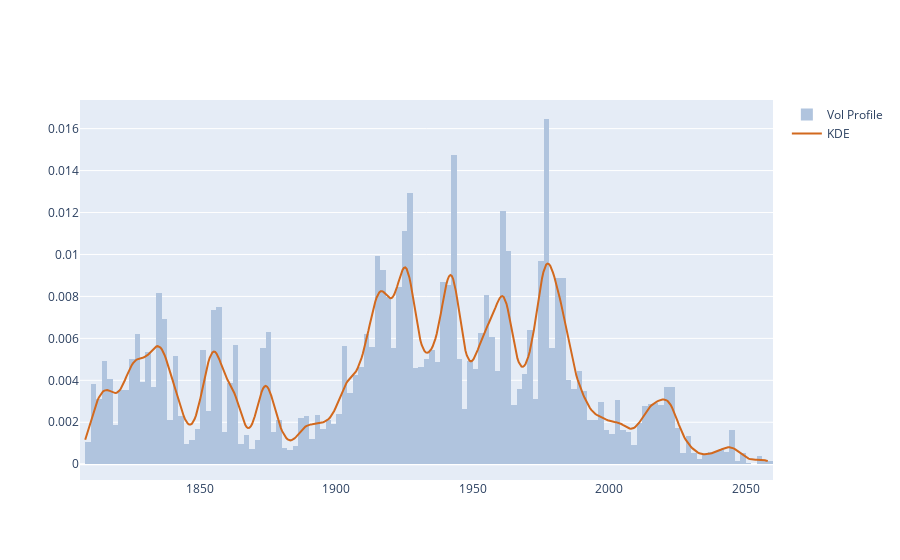

Write notebook code for a chart like this one.
### Code cell
kde_factor = 0.05
num_samples = 500
kde = stats.gaussian_kde(close,weights=volume,bw_method=kde_factor)
xr = np.linspace(close.min(),close.max(),num_samples)
kdy = kde(xr)
ticks_per_sample = (xr.max() - xr.min()) / num_samples

def get_dist_plot(c, v, kx, ky):
    fig = go.Figure()
    fig.add_trace(go.Histogram(name='Vol Profile', x=c, y=v, nbinsx=150, 
                               histfunc='sum', histnorm='probability density',
                               marker_color='#B0C4DE'))
    fig.add_trace(go.Scatter(name='KDE', x=kx, y=ky, mode='lines', marker_color='#D2691E'))
    return fig

get_dist_plot(close, volume, xr, kdy).show()

### Figure 1 — Plotly figure (JSON) as saved in the notebook; plotly's stock layout.template omitted (floating-point values rounded to 4 significant figures; data arrays with more than 128 entries replaced by an {"elided": "..."} marker saying what was removed)
{"data": [{"histfunc": "sum", "histnorm": "probability density", "marker": {"color": "#B0C4DE"}, "name": "Vol Profile", "nbinsx": 150, "type": "histogram", "x": {"elided": "8540 float values"}, "y": {"elided": "8540 int values"}}, {"marker": {"color": "#D2691E"}, "mode": "lines", "name": "KDE", "type": "scatter", "x": {"elided": "500 float values"}, "y": {"elided": "500 float values"}}], "layout": {}}
